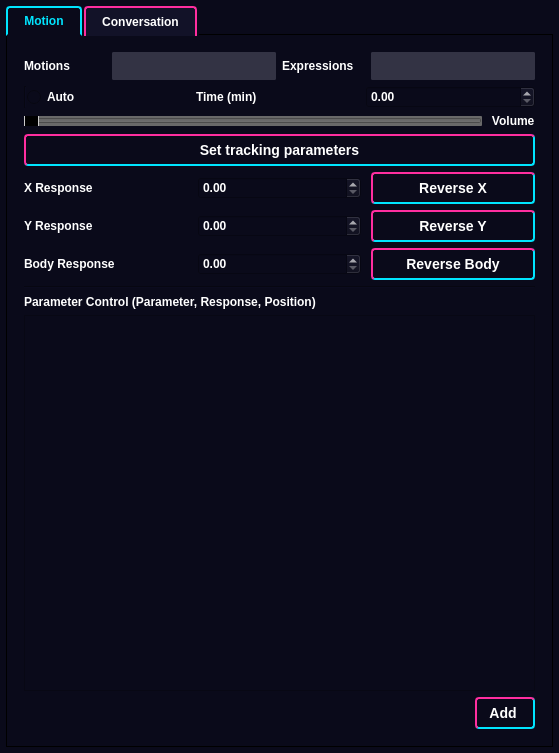
<?xml version="1.0" encoding="UTF-8"?>
<ui version="4.0">
 <class>MainWindow</class>
 <widget class="QMainWindow" name="MainWindow">
  <property name="geometry">
   <rect>
    <x>0</x>
    <y>0</y>
    <width>559</width>
    <height>753</height>
   </rect>
  </property>
  <property name="windowTitle">
   <string>Controller</string>
  </property>
  <property name="styleSheet">
   <string notr="true">/* ---------------- 全局基础样式 ---------------- */
* {
    /* 像素风字体（需将&quot;PixelMplus12-Regular.ttf&quot;放到项目目录，或替换为系统字体） */
    font-family: &quot;PixelMplus12&quot;, &quot;微软雅黑&quot;, &quot;SimHei&quot;, sans-serif;
    font-size: 12px;
	font-weight: bold;
}

QWidget {
    background-color: #0A0A1A; /* 暗黑赛博背景 */
    color: #FFFFFF; /* 默认文字白色 */
}

/* ---------------- 窗口样式 ---------------- */
QMainWindow, QWidget#main_window {
    background-color: #0A0A1A;
    border: 2px solid #FF2E9F; /* 粉色霓虹边框 */
}

/* 透明窗口适配（Live2D窗口） */
QWidget#live2d_window {
    background-color: transparent;
    border: none;
}

/* ---------------- 按钮样式（核心） ---------------- */
QPushButton {
    /* 粉蓝渐变背景（Qt标准渐变写法） */
    background: transparent;
    color: #ffffff; /* 文字白色对比 */
    font-size: 14px;
    font-weight: bold;
    border-width: 2px; /* 必须设置边框宽度 */
    border-style: solid; /* 边框样式 */
    border-color: #FF2E9F #00E5FF #00E5FF #FF2E9F;
    border-radius: 4px; /* 轻微圆角（像素风避免大圆角） */
    padding: 6px 12px; /* 按钮内边距（初始值） */
}

QPushButton:hover {
    background: #696969; /*  hover背景 */
    padding-left: 9px;
    padding-top: 7px;
    /* 强化发光 */
    text-shadow: 0 0 8px #FFFFFF;
}

QPushButton:pressed {

    background: #696969; 
    border-color: #ffffff;
    padding-left: 10px;
    padding-top: 9px;
}

QPushButton:disabled {
    background: #333344;
    color: #888888;
    border-color: #666666;
    text-shadow: none;
}

/* ---------------- 文本浏览器（QTextBrowser） ---------------- */
QTextBrowser {
    background-color: #121228;
    color: #00E5FF; /* 霓虹蓝文字 */
    border: 1px solid #9D00FF; /* 紫色边框 */
    padding: 8px;
    /* 像素风文字 */
    font-size: 12px;
    /* 轻微文字发光 */
    text-shadow: 0 0 3px #00E5FF;
}

/* ---------------- 标签（QLabel） ---------------- */
QLabel {
    color: #FFFFFF;
}

/* 标题标签 */
QLabel#title_label {
    font-size: 18px;
    font-weight: bold;
    /* Qt渐变文字写法（模拟，需结合透明背景） */
    color: #FF2E9F;
    text-shadow: 0 0 6px #FF2E9F, 0 0 10px #9D00FF;
}

/* 普通文本标签 */
QLabel#normal_label {
    color: #FFD1DC; /* 浅粉色文字 */
    text-shadow: 0 0 2px #FF2E9F;
}

/* ---------------- 分隔线（QFrame） ---------------- */
QFrame::HLine { /* Qt标准HLine选择器 */
    background-color: qlineargradient(x1:0, y1:0, x2:1, y2:0, 
                                     stop:0 #FF2E9F, stop:1 #00E5FF);
    height: 2px;
    border: none;
}

/* ---------------- 输入框（QLineEdit） ---------------- */
QLineEdit {
    background-color: #121228;
    color: #00E5FF;
    border: 2px solid #FF2E9F;
    padding: 6px;
    text-shadow: 0 0 3px #00E5FF;
}

QLineEdit:focus {
    border-color: #00E5FF;
    outline: none;
}

/* ---------------- 下拉框 ComboBox（带边框） ---------------- */
QComboBox {
    background-color: #333344; /* 控件底色 */
    border: 2px solid #333344; /* 合并边框属性（宽度+样式+颜色） */
    border-radius: 2px;
    padding: 4px;
    color: #FFFFFF;
}

/* ComboBox 下拉列表 */
QComboBox QAbstractItemView {
    background-color: #121228;
    border: 2px solid #ff2e9f; /* 粉色列表边框 */
    selection-background-color: #ff2e9f; /* 选中项背景 */
    selection-color: #0a0a1a;
    padding: 4px;
}

/* ComboBox 下拉箭头 */
QComboBox::drop-down {
    border: none;
}
QComboBox::down-arrow {
    image: url(:/icons/arrow_down.png); /* 可选：替换箭头图标，若无则用默认 */
    width: 10px;
    height: 10px;
}

QFrame[frameShape=&quot;4&quot;] { /* HLine水平分隔线 */
    background-color: qlineargradient(x1:0, y1:0, x2:1, y2:0, 
                                     stop:0 #FF2E9F, stop:1 #00E5FF);
    height: 2px;
    border: none;
}

/* 全局Horizontal Slider轨道样式 */
QSlider::horizontal {
    /* 轨道高度（横线粗细） */
    height: 10px;
    /* 轨道背景：水平渐变（保持原渐变效果） */
    background: #696969;
    /* 轨道圆角，让横线更圆润 */
    border-radius: 1px;
    /* 内边距，避免滑块与轨道边缘重叠 */
    padding: 0px;
}

/* 滑块样式（核心：黑色、圆形、适配轨道） */
QSlider::handle:horizontal {
    /* 滑块大小（宽高一致做成圆形） */
    width: 16px;
    height: 16px;
    /* 滑块背景：纯黑色 */
    background: #000000;
    /* 圆形滑块（圆角设为宽高的一半） */
    border-radius: 8px;
    /* 滑块阴影（可选，增加立体感） */
    border: 1px solid #cccccc;
    /* 滑块居中（相对于轨道） */
    margin: -5px 0px -5px 0px;
}

/* 滑块hover状态（可选，鼠标悬浮时加深） */
QSlider::handle:horizontal:hover {
    background: #222222;
}

/* 已拖动部分的轨道（可选，区分进度） */
QSlider::sub-page:horizontal {
    background: qlineargradient(x1:0, y1:0, x2:1, y2:0, 
                                     stop:0 #FF2E9F, stop:1 #00E5FF);
    border-radius: 3px;
}

/* ---------------- 标签页 TabWidget 样式 ---------------- */
QTabWidget {
    background-color: #0A0A1A; /* 匹配全局暗黑背景 */
	border-color: 
   
}

/* 标签栏整体（顶部显示） */
QTabWidget::tab-bar {
    alignment: left; /* 标签左对齐（可选：center 居中/right 右对齐） */
    margin-left: 4px; /* 标签栏左侧留白，像素风轻微偏移 */
}

/* 单个标签（未选中状态） */
QTabBar::tab {
    background-color: #121228; /* 深色底色 */
    color: #FFFFFF; /* 浅粉色文字，匹配normal_label */
    border: 2px solid #FF2E9F; /* 粉色边框，匹配按钮初始边框 */
    border-bottom: none; /* 取消底部边框，避免与内容区重叠 */
    border-top-left-radius: 4px; /* 轻微圆角，像素风不做大圆角 */
    border-top-right-radius: 4px;
    padding: 6px 16px; /* 标签内边距，保证点击区域 */
    margin-right: 2px; /* 标签之间的间距 */
    font-weight: bold; /* 匹配全局粗体 */
    text-shadow: 0 0 2px #FF2E9F; /* 轻微霓虹发光 */
}

/* 标签 hover 状态（鼠标悬浮） */
QTabBar::tab:hover {
    background-color: #333344; /* 匹配ComboBox底色 */
    color: #FFFFFF; /* 文字变白 */
    text-shadow: 0 0 8px #FFFFFF; /* 强化发光，匹配按钮hover */
}

/* 标签选中状态（核心） */
QTabBar::tab:selected {
    background-color: #0A0A1A; /* 匹配窗口背景，视觉融合 */
    color: #00E5FF; /* 霓虹蓝文字，匹配TextBrowser */
    border-color: #00E5FF; /* 切换为蓝色边框，突出选中态 */
    border-bottom: 2px solid #0A0A1A; /* 覆盖内容区边框，避免双重线 */
    text-shadow: 0 0 6px #00E5FF; /* 蓝色霓虹发光 */
}



/* TabWidget 内容区（标签对应的页面） */
QTabWidget::pane {
    background-color: #0A0A1A; /* 匹配全局背景 */
    border: 1px solid #000000; /* 粉色边框，匹配窗口边框 */
    top: -2px; /* 上移2px，与选中标签的底部无缝衔接 */
    padding: 8px; /* 内容区内边距，避免内容贴边 */
}

/* 隐藏标签页右侧的滚动按钮（可选，像素风简化界面） */
QTabBar::scroll-button {
    width: 0;
    height: 0;
    border: none;
}</string>
  </property>
  <widget class="QWidget" name="centralwidget">
   <layout class="QVBoxLayout" name="verticalLayout" stretch="0">
    <property name="spacing">
     <number>6</number>
    </property>
    <property name="leftMargin">
     <number>6</number>
    </property>
    <property name="topMargin">
     <number>6</number>
    </property>
    <property name="rightMargin">
     <number>6</number>
    </property>
    <property name="bottomMargin">
     <number>6</number>
    </property>
    <item>
     <widget class="QTabWidget" name="tabWidget">
      <property name="currentIndex">
       <number>0</number>
      </property>
      <widget class="QWidget" name="tab">
       <attribute name="title">
        <string>Motion</string>
       </attribute>
       <layout class="QVBoxLayout" name="verticalLayout_4" stretch="0">
        <item>
         <layout class="QVBoxLayout" name="verticalLayout_3" stretch="0,0,0,0,0,0,0,0">
          <item>
           <layout class="QVBoxLayout" name="verticalLayout_2">
            <item>
             <layout class="QHBoxLayout" name="horizontalLayout" stretch="1,2,1,2">
              <item>
               <widget class="QLabel" name="label">
                <property name="text">
                 <string>Motions</string>
                </property>
               </widget>
              </item>
              <item>
               <widget class="QComboBox" name="motions"/>
              </item>
              <item>
               <widget class="QLabel" name="label_11">
                <property name="text">
                 <string>Expressions</string>
                </property>
               </widget>
              </item>
              <item>
               <widget class="QComboBox" name="expressions"/>
              </item>
             </layout>
            </item>
            <item>
             <layout class="QHBoxLayout" name="horizontalLayout_3">
              <property name="spacing">
               <number>0</number>
              </property>
              <item>
               <widget class="Line" name="line">
                <property name="orientation">
                 <enum>Qt::Vertical</enum>
                </property>
               </widget>
              </item>
              <item>
               <widget class="QRadioButton" name="auto_motion">
                <property name="enabled">
                 <bool>false</bool>
                </property>
                <property name="text">
                 <string>Auto</string>
                </property>
               </widget>
              </item>
              <item>
               <widget class="QLabel" name="label_4">
                <property name="text">
                 <string>Time (min)</string>
                </property>
               </widget>
              </item>
              <item>
               <widget class="QDoubleSpinBox" name="time_interval">
                <property name="enabled">
                 <bool>true</bool>
                </property>
               </widget>
              </item>
             </layout>
            </item>
           </layout>
          </item>
          <item>
           <layout class="QHBoxLayout" name="horizontalLayout_4" stretch="4,0">
            <property name="spacing">
             <number>0</number>
            </property>
            <item>
             <widget class="QSlider" name="volume">
              <property name="sizePolicy">
               <sizepolicy hsizetype="Expanding" vsizetype="Fixed">
                <horstretch>0</horstretch>
                <verstretch>0</verstretch>
               </sizepolicy>
              </property>
              <property name="orientation">
               <enum>Qt::Horizontal</enum>
              </property>
             </widget>
            </item>
            <item>
             <widget class="QLabel" name="label_6">
              <property name="text">
               <string>   Volume</string>
              </property>
             </widget>
            </item>
           </layout>
          </item>
          <item>
           <layout class="QHBoxLayout" name="horizontalLayout_2">
            <item>
             <widget class="QPushButton" name="set_param">
              <property name="enabled">
               <bool>true</bool>
              </property>
              <property name="text">
               <string>Set tracking parameters</string>
              </property>
             </widget>
            </item>
           </layout>
          </item>
          <item>
           <layout class="QGridLayout" name="gridLayout">
            <property name="horizontalSpacing">
             <number>10</number>
            </property>
            <item row="2" column="1">
             <widget class="QDoubleSpinBox" name="response_body"/>
            </item>
            <item row="0" column="1">
             <widget class="QDoubleSpinBox" name="response_x"/>
            </item>
            <item row="1" column="2">
             <widget class="QPushButton" name="Reverse_Y">
              <property name="enabled">
               <bool>true</bool>
              </property>
              <property name="text">
               <string>Reverse Y</string>
              </property>
             </widget>
            </item>
            <item row="2" column="2">
             <widget class="QPushButton" name="reverse_body">
              <property name="enabled">
               <bool>true</bool>
              </property>
              <property name="text">
               <string>Reverse Body</string>
              </property>
             </widget>
            </item>
            <item row="2" column="0">
             <widget class="QLabel" name="label_5">
              <property name="text">
               <string>Body Response</string>
              </property>
             </widget>
            </item>
            <item row="1" column="0">
             <widget class="QLabel" name="label_3">
              <property name="text">
               <string>Y Response</string>
              </property>
             </widget>
            </item>
            <item row="0" column="0">
             <widget class="QLabel" name="label_2">
              <property name="text">
               <string>X Response</string>
              </property>
             </widget>
            </item>
            <item row="1" column="1">
             <widget class="QDoubleSpinBox" name="response_y"/>
            </item>
            <item row="0" column="2">
             <widget class="QPushButton" name="Reverse_X">
              <property name="enabled">
               <bool>true</bool>
              </property>
              <property name="text">
               <string>Reverse X</string>
              </property>
             </widget>
            </item>
           </layout>
          </item>
          <item>
           <widget class="Line" name="line_2">
            <property name="orientation">
             <enum>Qt::Horizontal</enum>
            </property>
           </widget>
          </item>
          <item>
           <layout class="QHBoxLayout" name="horizontalLayout_5">
            <item>
             <layout class="QHBoxLayout" name="horizontalLayout_8" stretch="2">
              <item>
               <widget class="QLabel" name="label_10">
                <property name="sizePolicy">
                 <sizepolicy hsizetype="Preferred" vsizetype="Fixed">
                  <horstretch>0</horstretch>
                  <verstretch>0</verstretch>
                 </sizepolicy>
                </property>
                <property name="text">
                 <string>Parameter Control (Parameter, Response, Position)</string>
                </property>
               </widget>
              </item>
             </layout>
            </item>
           </layout>
          </item>
          <item>
           <widget class="QScrollArea" name="scroll">
            <property name="widgetResizable">
             <bool>true</bool>
            </property>
            <widget class="QWidget" name="scrollAreaWidgetContents">
             <property name="geometry">
              <rect>
               <x>0</x>
               <y>0</y>
               <width>507</width>
               <height>328</height>
              </rect>
             </property>
             <layout class="QVBoxLayout" name="verticalLayout_8">
              <item>
               <layout class="QVBoxLayout" name="main_vlayout"/>
              </item>
             </layout>
            </widget>
           </widget>
          </item>
          <item>
           <layout class="QHBoxLayout" name="horizontalLayout_9">
            <item>
             <spacer name="horizontalSpacer_5">
              <property name="orientation">
               <enum>Qt::Horizontal</enum>
              </property>
              <property name="sizeHint" stdset="0">
               <size>
                <width>40</width>
                <height>20</height>
               </size>
              </property>
             </spacer>
            </item>
            <item>
             <widget class="QPushButton" name="add">
              <property name="text">
               <string>Add </string>
              </property>
             </widget>
            </item>
           </layout>
          </item>
         </layout>
        </item>
       </layout>
      </widget>
      <widget class="QWidget" name="tab_conversation">
       <attribute name="title">
        <string>Conversation</string>
       </attribute>
       <layout class="QVBoxLayout" name="verticalLayout_5">
        <item>
         <layout class="QHBoxLayout" name="horizontalLayout_6">
          <item>
           <widget class="QLabel" name="label_7">
            <property name="text">
             <string>言語：</string>
            </property>
           </widget>
          </item>
          <item>
           <widget class="QComboBox" name="language">
            <item>
             <property name="text">
              <string>日本語</string>
             </property>
            </item>
            <item>
             <property name="text">
              <string>中文</string>
             </property>
            </item>
            <item>
             <property name="text">
              <string>English</string>
             </property>
            </item>
           </widget>
          </item>
          <item>
           <spacer name="horizontalSpacer">
            <property name="orientation">
             <enum>Qt::Horizontal</enum>
            </property>
            <property name="sizeHint" stdset="0">
             <size>
              <width>40</width>
              <height>20</height>
             </size>
            </property>
           </spacer>
          </item>
          <item>
           <widget class="QLabel" name="label_8">
            <property name="text">
             <string>ボイス：</string>
            </property>
           </widget>
          </item>
          <item>
           <widget class="QComboBox" name="voice"/>
          </item>
          <item>
           <spacer name="horizontalSpacer_2">
            <property name="orientation">
             <enum>Qt::Horizontal</enum>
            </property>
            <property name="sizeHint" stdset="0">
             <size>
              <width>40</width>
              <height>20</height>
             </size>
            </property>
           </spacer>
          </item>
          <item>
           <widget class="QLabel" name="label_9">
            <property name="text">
             <string>口の開き幅</string>
            </property>
           </widget>
          </item>
          <item>
           <widget class="QSpinBox" name="response_mouth"/>
          </item>
         </layout>
        </item>
        <item>
         <widget class="Line" name="line_3">
          <property name="orientation">
           <enum>Qt::Horizontal</enum>
          </property>
         </widget>
        </item>
        <item>
         <widget class="QTextBrowser" name="history">
          <property name="enabled">
           <bool>true</bool>
          </property>
          <property name="styleSheet">
           <string notr="true"/>
          </property>
          <property name="html">
           <string>&lt;!DOCTYPE HTML PUBLIC &quot;-//W3C//DTD HTML 4.0//EN&quot; &quot;http://www.w3.org/TR/REC-html40/strict.dtd&quot;&gt;
&lt;html&gt;&lt;head&gt;&lt;meta name=&quot;qrichtext&quot; content=&quot;1&quot; /&gt;&lt;style type=&quot;text/css&quot;&gt;
p, li { white-space: pre-wrap; }
&lt;/style&gt;&lt;/head&gt;&lt;body style=&quot; font-family:'PixelMplus12','微软雅黑','SimHei','sans-serif'; font-size:12px; font-weight:600; font-style:normal;&quot;&gt;
&lt;p style=&quot;-qt-paragraph-type:empty; margin-top:0px; margin-bottom:0px; margin-left:0px; margin-right:0px; -qt-block-indent:0; text-indent:0px;&quot;&gt;&lt;br /&gt;&lt;/p&gt;&lt;/body&gt;&lt;/html&gt;</string>
          </property>
         </widget>
        </item>
        <item>
         <layout class="QHBoxLayout" name="horizontalLayout_7" stretch="5,1">
          <item>
           <widget class="QLineEdit" name="message">
            <property name="text">
             <string/>
            </property>
           </widget>
          </item>
          <item>
           <widget class="QPushButton" name="send">
            <property name="text">
             <string>送信する</string>
            </property>
           </widget>
          </item>
         </layout>
        </item>
       </layout>
      </widget>
     </widget>
    </item>
   </layout>
  </widget>
 </widget>
 <resources/>
 <connections/>
</ui>
